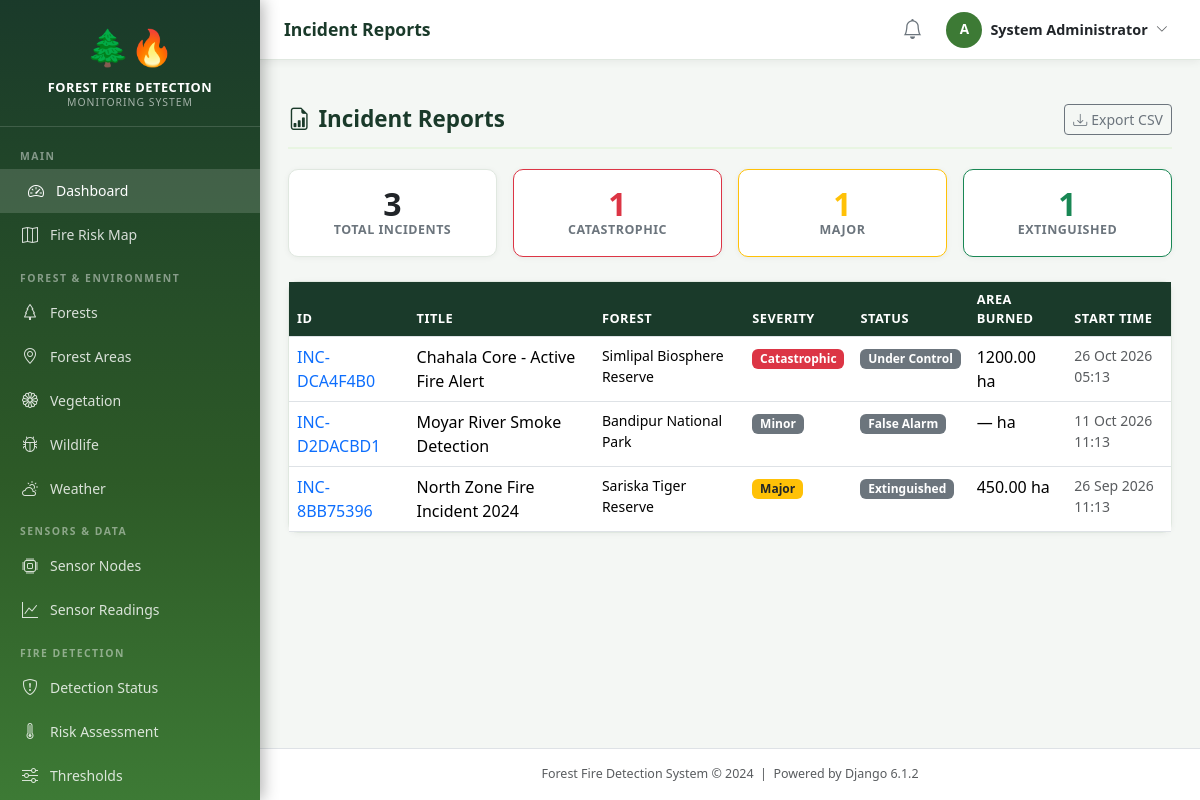
Page /dashboard/incident-reports/ (signed in) on the committed database.
### accounts/models.py (models this page shows, shortened)
class CustomUser(AbstractUser):
    ROLE_CHOICES = [
        ('administrator', 'Administrator'),
        ('forest_officer', 'Forest Officer'),
        ('fire_department', 'Fire Department'),
        ('local_authority', 'Local Authority'),
    ]
    role = models.CharField(max_length=20, choices=ROLE_CHOICES, default='forest_officer')
    phone_number = models.CharField(max_length=15, blank=True)
    department = models.CharField(max_length=100, blank=True)
    employee_id = models.CharField(max_length=20, blank=True)
    profile_picture = models.ImageField(upload_to='profiles/', blank=True, null=True)
    is_active = models.BooleanField(default=True)
    created_at = models.DateTimeField(auto_now_add=True)
    updated_at = models.DateTimeField(auto_now=True)
    @property
    def is_admin(self):
        return self.role == 'administrator' or self.is_superuser
    class Meta:
        verbose_name = 'User'
        verbose_name_plural = 'Users'

### incidents/models.py (models this page shows, shortened)
class FireIncident(models.Model):
    SEVERITY_CHOICES = [
        ('minor', 'Minor'),
        ('moderate', 'Moderate'),
        ('major', 'Major'),
        ('catastrophic', 'Catastrophic'),
    ]
    STATUS_CHOICES = [
        ('suspected', 'Suspected'),
        ('confirmed', 'Confirmed'),
        ('under_control', 'Under Control'),
        ('extinguished', 'Extinguished'),
        ('false_alarm', 'False Alarm'),
    ]
    incident_id = models.CharField(max_length=50, unique=True, blank=True)
    forest = models.ForeignKey(Forest, on_delete=models.SET_NULL, null=True,
                                related_name='fire_incidents')
    forest_area = models.ForeignKey(ForestArea, on_delete=models.SET_NULL, null=True, blank=True,
                                     related_name='fire_incidents')
    title = models.CharField(max_length=300)
    description = models.TextField(blank=True)
    latitude = models.DecimalField(max_digits=10, decimal_places=7, null=True, blank=True)
    longitude = models.DecimalField(max_digits=10, decimal_places=7, null=True, blank=True)
    location_description = models.CharField(max_length=500, blank=True)
    severity = models.CharField(max_length=15, choices=SEVERITY_CHOICES, default='minor')
    status = models.CharField(max_length=20, choices=STATUS_CHOICES, default='suspected')
    fire_start_time = models.DateTimeField(default=timezone.now)
    fire_end_time = models.DateTimeField(null=True, blank=True)
    area_burned_hectares = models.DecimalField(max_digits=8, decimal_places=2, null=True, blank=True)
    estimated_damage = models.TextField(blank=True)
    reported_by = models.ForeignKey(
        settings.AUTH_USER_MODEL, on_delete=models.SET_NULL, null=True, blank=True,
        related_name='reported_incidents'
    )
    reported_at = models.DateTimeField(auto_now_add=True)
    updated_at = models.DateTimeField(auto_now=True)
    is_simulated = models.BooleanField(default=False)
    class Meta:
        ordering = ['-fire_start_time']
        verbose_name = 'Fire Incident'

### forest_env/models.py (models this page shows)
class Forest(models.Model):
    name = models.CharField(max_length=200)
    description = models.TextField(blank=True)
    state = models.CharField(max_length=100)
    district = models.CharField(max_length=100)
    established_year = models.PositiveIntegerField(null=True, blank=True)
    total_area_hectares = models.DecimalField(max_digits=12, decimal_places=2, null=True, blank=True)
    forest_type = models.CharField(max_length=100, blank=True,
                                   help_text='e.g., Tropical, Deciduous, Evergreen')
    is_protected = models.BooleanField(default=False)
    created_at = models.DateTimeField(auto_now_add=True)
    def __str__(self):
        return self.name
    class Meta:
        ordering = ['name']

### reports/views.py (the view)
# urls.py: path('incident-reports/', views.incident_reports, name='incident_reports'),
@login_required
def incident_reports(request):
    incidents = FireIncident.objects.select_related('forest', 'forest_area').order_by('-fire_start_time')
    stats = {
        'total': FireIncident.objects.count(),
        'by_severity': {
            'minor': FireIncident.objects.filter(severity='minor').count(),
            'moderate': FireIncident.objects.filter(severity='moderate').count(),
            'major': FireIncident.objects.filter(severity='major').count(),
            'catastrophic': FireIncident.objects.filter(severity='catastrophic').count(),
        },
        'by_status': {
            'suspected': FireIncident.objects.filter(status='suspected').count(),
            'confirmed': FireIncident.objects.filter(status='confirmed').count(),
            'under_control': FireIncident.objects.filter(status='under_control').count(),
            'extinguished': FireIncident.objects.filter(status='extinguished').count(),
            'false_alarm': FireIncident.objects.filter(status='false_alarm').count(),
        }
    }
    paginator = Paginator(incidents, 15)
    page_obj = paginator.get_page(request.GET.get('page'))
    return render(request, 'reports/incident_reports.html',
                  {'page_obj': page_obj, 'title': 'Incident Reports', 'stats': stats})

### core/context_processors.py (called while the page is built)
def alert_context(request):
    if request.user.is_authenticated:
        try:
            count = Alert.objects.filter(status='active').count()
        except Exception:
            count = 0
        return {'active_alert_count': count}
    return {'active_alert_count': 0}

### templates/reports/incident_reports.html (shortened to what this page needs)
{% extends 'base.html' %}
{% block content %}
<div class="section-header">
  <h1 class="section-title"><i class="bi bi-file-earmark-bar-graph me-2"></i>{{ title }}</h1>
  <a href="{% url 'incidents:export_csv' %}" class="btn btn-outline-secondary btn-sm"><i class="bi bi-download me-1"></i>Export CSV</a>
</div>
<div class="row g-3 mb-4">
  <div class="col-md-3"><div class="card text-center"><div class="card-body"><div class="stat-value">{{ stats.total }}</div><div class="stat-label">Total Incidents</div></div></div></div>
  <div class="col-md-3"><div class="card text-center border-danger"><div class="card-body"><div class="stat-value text-danger">{{ stats.by_severity.catastrophic }}</div><div class="stat-label">Catastrophic</div></div></div></div>
  <div class="col-md-3"><div class="card text-center border-warning"><div class="card-body"><div class="stat-value text-warning">{{ stats.by_severity.major }}</div><div class="stat-label">Major</div></div></div></div>
  <div class="col-md-3"><div class="card text-center border-success"><div class="card-body"><div class="stat-value text-success">{{ stats.by_status.extinguished }}</div><div class="stat-label">Extinguished</div></div></div></div>
</div>
<div class="card"><div class="table-responsive">
  <table class="table table-hover table-forest mb-0">
    <thead><tr><th>ID</th><th>Title</th><th>Forest</th><th>Severity</th><th>Status</th><th>Area Burned</th><th>Start Time</th></tr></thead>
    <tbody>
      {% for inc in page_obj %}
      <tr>
        <td><a href="{% url 'incidents:incident_detail' inc.pk %}">{{ inc.incident_id }}</a></td>
        <td>{{ inc.title|truncatechars:45 }}</td>
        <td class="small">{{ inc.forest|default:"—" }}</td>
        <td><span class="badge {% if inc.severity == 'catastrophic' %}bg-danger{% elif inc.severity == 'major' %}bg-warning text-dark{% else %}bg-secondary{% endif %}">{{ inc.get_severity_display }}</span></td>
        <td><span class="badge bg-secondary">{{ inc.get_status_display }}</span></td>
        <td>{{ inc.area_burned_hectares|default:"—" }} ha</td>
        <td class="small text-muted">{{ inc.fire_start_time|date:"d M Y H:i" }}</td>
      </tr>
      {% empty %}<tr><td colspan="7" class="text-center text-muted py-4">No incidents found.</td></tr>{% endfor %}
    </tbody>
  </table>
</div></div>
{% endblock %}

### templates/base.html (shortened to what this page needs)
{% load static %}
<!DOCTYPE html>
<html lang="en">
<head>
    <link href="https://cdn.jsdelivr.net/npm/bootstrap@5.3.2/dist/css/bootstrap.min.css" rel="stylesheet">
    <link href="https://cdn.jsdelivr.net/npm/bootstrap-icons@1.11.3/font/bootstrap-icons.min.css" rel="stylesheet">
    <link rel="stylesheet" href="https://unpkg.com/leaflet@1.9.4/dist/leaflet.css">
    <link rel="stylesheet" href="{% static 'css/main.css' %}">
</head>
<body>
<nav class="sidebar" id="mainSidebar">
    <div class="sidebar-brand">
        <span class="brand-icon">🌲🔥</span>
        <div class="brand-title">Forest Fire Detection</div>
        <div class="brand-subtitle">Monitoring System</div>
    </div>
    <ul class="nav flex-column py-2">
        <li class="nav-section-label">Main</li>
        <li class="nav-item">
            <a class="nav-link" href="{% url 'dashboard:home' %}">
                <span class="icon"><i class="bi bi-speedometer2"></i></span> Dashboard
            </a>
        </li>
        <li class="nav-item">
            <a class="nav-link" href="{% url 'dashboard:fire_risk_map' %}">
                <span class="icon"><i class="bi bi-map"></i></span> Fire Risk Map
            </a>
        </li>
        <li class="nav-section-label">Forest & Environment</li>
        <li class="nav-item">
            <a class="nav-link" href="{% url 'forest_env:forest_list' %}">
                <span class="icon"><i class="bi bi-tree"></i></span> Forests
            </a>
        </li>
        <li class="nav-item">
            <a class="nav-link" href="{% url 'forest_env:area_list' %}">
                <span class="icon"><i class="bi bi-geo-alt"></i></span> Forest Areas
            </a>
        </li>
        <li class="nav-item">
            <a class="nav-link" href="{% url 'forest_env:vegetation_list' %}">
                <span class="icon"><i class="bi bi-flower1"></i></span> Vegetation
            </a>
        </li>
        <li class="nav-item">
            <a class="nav-link" href="{% url 'forest_env:wildlife_list' %}">
                <span class="icon"><i class="bi bi-bug"></i></span> Wildlife
            </a>
        </li>
        <li class="nav-item">
            <a class="nav-link" href="{% url 'forest_env:weather_list' %}">
                <span class="icon"><i class="bi bi-cloud-sun"></i></span> Weather
            </a>
        </li>
        <li class="nav-section-label">Sensors & Data</li>
        <li class="nav-item">
            <a class="nav-link" href="{% url 'sensors:node_list' %}">
                <span class="icon"><i class="bi bi-cpu"></i></span> Sensor Nodes
            </a>
        </li>
        <li class="nav-item">
            <a class="nav-link" href="{% url 'sensors:reading_list' %}">
                <span class="icon"><i class="bi bi-graph-up"></i></span> Sensor Readings
            </a>
        </li>
        <li class="nav-section-label">Fire Detection</li>
        <li class="nav-item">
            <a class="nav-link" href="{% url 'detection:status' %}">
                <span class="icon"><i class="bi bi-shield-exclamation"></i></span> Detection Status
            </a>
        </li>
        <li class="nav-item">
            <a class="nav-link" href="{% url 'detection:risk_dashboard' %}">
                <span class="icon"><i class="bi bi-thermometer-high"></i></span> Risk Assessment
            </a>
        </li>
        <li class="nav-item">
            <a class="nav-link" href="{% url 'detection:threshold_list' %}">
                <span class="icon"><i class="bi bi-sliders"></i></span> Thresholds
            </a>
        </li>
    </ul>
</nav>
<div class="main-content">
    <div class="top-navbar">
        <div class="d-flex align-items-center gap-3">
            <span class="page-title-nav">{% block page_title %}{{ title|default:"Dashboard" }}{% endblock %}</span>
        </div>
        <div class="d-flex align-items-center gap-3">
            <a href="{% url 'alerts:alert_list' %}" class="position-relative text-secondary">
                <i class="bi bi-bell fs-5"></i>
            </a>
            <div class="dropdown">
                <button class="btn btn-sm d-flex align-items-center gap-2 border-0 bg-transparent"
                        data-bs-toggle="dropdown">
                    <div class="user-avatar">{{ user.username|first|upper }}</div>
                    <span class="d-none d-sm-inline text-dark fw-semibold" style="font-size:0.9rem;">
                        {{ user.get_full_name|default:user.username }}
                    </span>
                    <i class="bi bi-chevron-down small text-muted"></i>
                </button>
            </div>
        </div>
    </div>
    <div class="px-4 pt-3">
    </div>
    <div class="content-area">
        {% block content %}{% endblock %}
    </div>
    <footer class="text-center py-3 text-muted border-top bg-white" style="font-size:0.78rem;">
        Forest Fire Detection System &copy; 2024 &nbsp;|&nbsp; Powered by Django 6.1.2
    </footer>
</div>
</body>
</html>

### static/css/main.css (style rules this page uses)
:root { --forest-dark: #1a3a2a; --forest-green: #2d5a27; --forest-mid: #3d7a35; --forest-light: #5a9e4e; --forest-pale: #e8f5e2; --fire-red: #c0392b; --fire-orange: #e67e22; --fire-yellow: #f39c12; --warning-amber: #f0ad4e; --text-dark: #1a2a1a; --sidebar-width: 260px; --header-height: 60px; }
body { font-family: 'Segoe UI', system-ui, -apple-system, sans-serif; background-color: #f4f7f4; color: var(--text-dark); margin: 0; padding: 0; }
a { text-decoration: none; }
.sidebar { position: fixed; top: 0; left: 0; width: var(--sidebar-width); height: 100vh; background: linear-gradient(180deg, var(--forest-dark) 0%, var(--forest-green) 60%, var(--forest-mid) 100%); z-index: 1000; overflow-y: auto; transition: transform 0.3s ease; box-shadow: 3px 0 15px rgba(0,0,0,0.3); }
.sidebar-brand { padding: 20px 20px 15px; border-bottom: 1px solid rgba(255,255,255,0.15); text-align: center; }
.sidebar-brand .brand-icon { font-size: 2.2rem; display: block; margin-bottom: 6px; }
.sidebar-brand .brand-title { color: #fff; font-size: 0.8rem; font-weight: 700; letter-spacing: 0.5px; line-height: 1.3; text-transform: uppercase; }
.sidebar-brand .brand-subtitle { color: rgba(255,255,255,0.6); font-size: 0.65rem; letter-spacing: 1px; text-transform: uppercase; }
.nav-section-label { padding: 14px 20px 4px; color: rgba(255,255,255,0.45); font-size: 0.65rem; font-weight: 700; letter-spacing: 1.5px; text-transform: uppercase; }
.sidebar .nav-link { color: rgba(255,255,255,0.82); padding: 10px 20px; border-radius: 0; font-size: 0.875rem; display: flex; align-items: center; gap: 10px; transition: all 0.2s; }
.sidebar .nav-link:hover, .sidebar .nav-link.active { background: rgba(255,255,255,0.15); color: #fff; padding-left: 26px; }
.sidebar .nav-link .icon { width: 20px; text-align: center; font-size: 1rem; }
.main-content { margin-left: var(--sidebar-width); min-height: 100vh; display: flex; flex-direction: column; }
.top-navbar { background: #fff; border-bottom: 1px solid #e0e8e0; height: var(--header-height); display: flex; align-items: center; padding: 0 24px; position: sticky; top: 0; z-index: 999; box-shadow: 0 2px 8px rgba(0,0,0,0.06); justify-content: space-between; }
.page-title-nav { font-size: 1.1rem; font-weight: 600; color: var(--forest-dark); }
.user-avatar { width: 36px; height: 36px; border-radius: 50%; background: var(--forest-mid); color: #fff; display: flex; align-items: center; justify-content: center; font-weight: 700; font-size: 0.85rem; }
.content-area { padding: 28px; flex: 1; }
.stat-value { font-size: 2rem; font-weight: 700; line-height: 1.1; }
.stat-label { font-size: 0.78rem; color: #6c757d; text-transform: uppercase; letter-spacing: 0.5px; font-weight: 600; }
.table-forest th { background-color: var(--forest-dark); color: #fff; font-size: 0.8rem; text-transform: uppercase; letter-spacing: 0.5px; font-weight: 600; }
.card { border: 1px solid #e0e8e0; border-radius: 10px; box-shadow: 0 1px 6px rgba(0,0,0,0.05); }
.section-header { display: flex; align-items: center; justify-content: space-between; margin-bottom: 20px; padding-bottom: 12px; border-bottom: 2px solid var(--forest-pale); }
.section-title { font-size: 1.4rem; font-weight: 700; color: var(--forest-dark); margin: 0; }

### rows in the picture
CustomUser: username|first "A", get_full_name "System Administrator"
FireIncident: incident_id "INC-DCA4F4B0", title "Chahala Core - Active Fire Alert", forest "Simlipal Biosphere Reserve", severity "Catastrophic", status "Under Control", area_burned_hectares "1200.00", fire_start_time "26 Oct 2026 05:13"
FireIncident: incident_id "INC-D2DACBD1", title "Moyar River Smoke Detection", forest "Bandipur National Park", severity "Minor", status "False Alarm", area_burned_hectares "—", fire_start_time "11 Oct 2026 11:13"
FireIncident: incident_id "INC-8BB75396", title "North Zone Fire Incident 2024", forest "Sariska Tiger Reserve", severity "Major", status "Extinguished", area_burned_hectares "450.00", fire_start_time "26 Sep 2026 11:13"

### other values in the picture
{{ title|default:"Dashboard" }} "Incident Reports"
{{ title }} "Incident Reports"
{{ stats.total }} "3"
{{ stats.by_severity.catastrophic }} "1"
{{ stats.by_severity.major }} "1"
{{ stats.by_status.extinguished }} "1"
